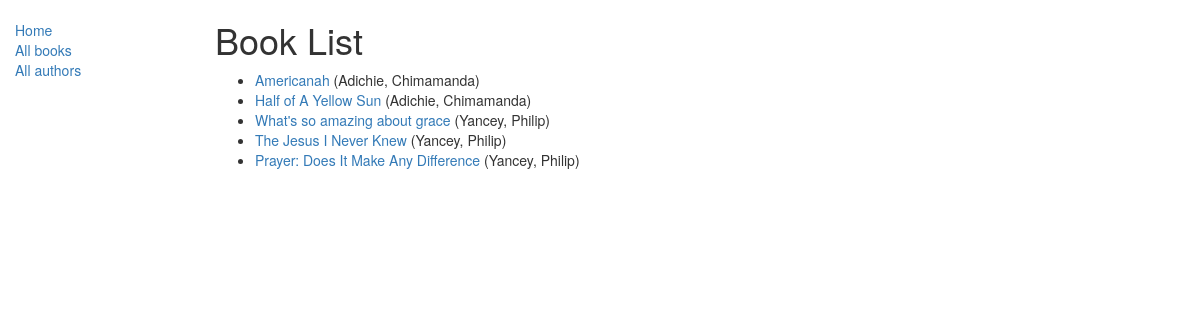
/catalog/books/, run on an earlier commit of the app's database.
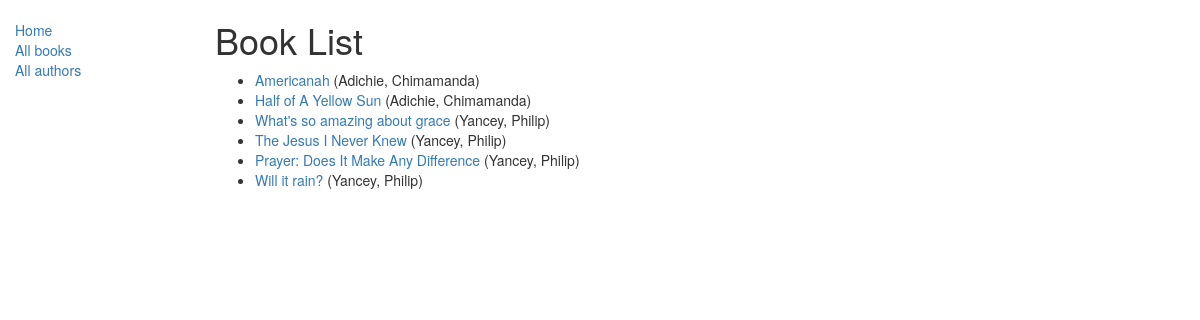
And on a later commit of the database.
### catalog/models.py (models this page shows, shortened)
class Book(models.Model):
    title = models.CharField(max_length=200)
    author = models.ForeignKey('Author', on_delete=models.SET_NULL, null=True)
    summary = models.TextField(max_length=1000, help_text="Enter a brief description of the book")
    isbn = models.CharField('ISBN', max_length=13,
                            help_text='13 Character <a href="https://www.isbn-international.org/content/what-isbn'
                                      '">ISBN number</a>')
    genre = models.ManyToManyField(Genre, help_text="Select a genre for this book")
    language = models.ForeignKey(Language, on_delete=models.SET_NULL, null=True)
    def get_absolute_url(self):
        return reverse('book-detail', args=[str(self.id)])
    def display_genre(self):
        """
        Creates a string for the Genre. This is required to display genre in Admin.
        """
        return ', '.join([genre.name for genre in self.genre.all()[:3]])
    display_genre.short_description = 'Genre'

class Author(models.Model):
    first_name = models.CharField(max_length=100)
    last_name = models.CharField(max_length=100)
    date_of_birth = models.DateField(null=True, blank=True)
    date_of_death = models.DateField('Died', null=True, blank=True)
    def __str__(self):
        return '%s, %s' % (self.last_name, self.first_name)

### catalog/views.py (the view)
# urls.py: path('books/', views.BookListView.as_view(), name='books'),
class BookListView(generic.ListView):
    model = Book

### catalog/templates/catalog/book_list.html
{% extends "base_generic.html" %}
{% block content %}
    <h1>Book List</h1>
    {% if book_list %}
    <ul>
      {% for book in book_list %}
      <li>
        <a href="{{ book.get_absolute_url }}">{{ book.title }}</a> ({{book.author}})
      </li>
      {% endfor %}
    </ul>
    {% else %}
      <p>There are no books in the library.</p>
    {% endif %}
{% endblock %}

What changed in the data, as far as the page shows it:
added Book: title "Will it rain?", author "Yancey, Philip"
